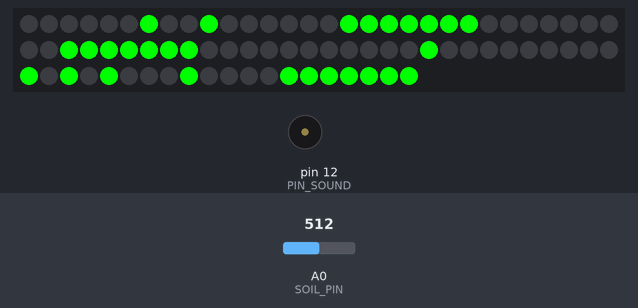
The sketch below on a simulated Arduino Uno, built with avr-gcc and run on an emulated ATmega328P. Shown: 80 RGB LEDs in strip order, left to right, continuing on the next row, buzzer (waves = sounding). The inputs (shaded band) are chosen by the test bench; at power-on: A0 (SOIL_PIN) = 512.

Above: at 18.0 s.
18.1 s: A0 (SOIL_PIN) set to 716
At 20.7 s:
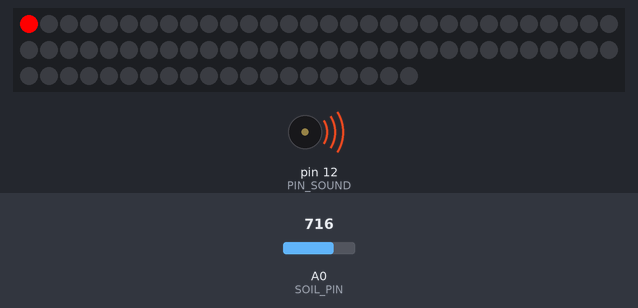
At 23.2 s:
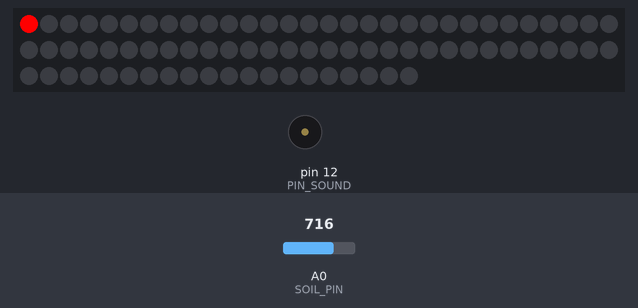
33.1 s: A0 (SOIL_PIN) set to 511
At 45.6 s:
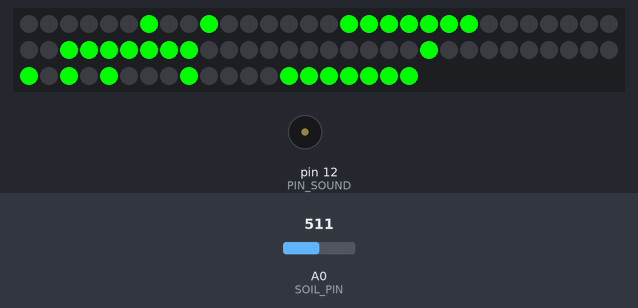
Timing chart, 0 to 47.1 s (numbered marks = the images above; inputs shaded):
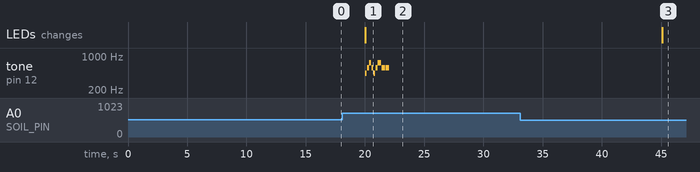

The sketch:

sketch_jul22a.ino
```cpp
#include <FastLED.h>

#define IMDVerse

const int SOIL_PIN = A0;

#define PIN_SOUND 12
const int freq[4] = {440, 580, 650, 720};

#define LED_PIN     7
#define NUM_LEDS    80
CRGB leds[NUM_LEDS];

/*
 * Soil measure config variables
 */
const int AirValue = 620;
const int WaterValue = 310;

/*
 * Defines how much percent each led in the strip represents
 */
const float LED_PERCENT_VALUE = 100 / NUM_LEDS;

const int soilUrgent = 10;
const int soilDry = 20;
const int soilTooWet = 70;

/*
 * Reprents led indices to draw the pil pattern
 */
const int pilLEDPattern[28] =
{
  6,
  9,
  16,
  17,
  18,
  19,
  20,
  21,
  22,
  32,
  33,
  34,
  35,
  36,
  37,
  38,
  50,
  60,
  62,
  64,
  68,
  73,
  74,
  75,
  76,
  77,
  78,
  79
};

/*
 * Draws the PIL led pattern onto the matrix
 */
void drawPIL()
{
   for(int i = 0; i < sizeof(pilLEDPattern) / sizeof(pilLEDPattern[0]); i++) leds[pilLEDPattern[i]] = CRGB(0, 255, 0);
}


void alertSound(){
   playTone(freq[0], 150, 30);
   playTone(freq[1], 150, 30);
   playTone(freq[3], 150, 30);
   playTone(freq[1], 150, 30);
   playTone(freq[0], 150, 30);
   playTone(freq[1], 150, 30);
   playTone(freq[3], 300, 30);
   playTone(freq[1], 300, 30);
   playTone(freq[1], 300, 30);
   delay(3000);
}

void playTone(int toneFrequency, int delayTime, int pauseTime)
{
    tone(PIN_SOUND, toneFrequency);
    delay(delayTime);
    noTone(PIN_SOUND);
    delay(pauseTime);
}

void setup() {
  Serial.begin(9600); // open serial port, set the baud rate to 9600 bps
  FastLED.addLeds<WS2812, LED_PIN, GRB>(leds, NUM_LEDS);
}

void loop() {
  const int soilmoisturepercent = map(analogRead(SOIL_PIN), AirValue, WaterValue, 0, 100);
  FastLED.clear(true);
  int ledsPercentActive = 0;
  //Zustände: Rot soilThreeshold <35, Grün  35-52, Blau >52
  if (soilmoisturepercent <= soilDry){
    for (int i = 0; i <= NUM_LEDS; i++) {
      ledsPercentActive += LED_PERCENT_VALUE;
      leds[i] = CRGB(255,  0,   0);
      if(ledsPercentActive > soilmoisturepercent) break;
    }
  }
  #ifdef IMDVerse
  else if (soilmoisturepercent > soilDry && soilmoisturepercent <= soilTooWet) drawPIL();

  #else
  else if (soilmoisturepercent > soilDry && soilmoisturepercent <= soilTooWet){
    for (int i = 0; i <= NUM_LEDS; i++) {
      ledsPercentActive += LED_PERCENT_VALUE;
      leds[i] = CRGB(0,  255,   0);
      if(ledsPercentActive > soilmoisturepercent) break;
    }
  }
  #endif
  else if (soilmoisturepercent > soilTooWet){
    for (int i = 0; i <= NUM_LEDS; i++) {
      ledsPercentActive += LED_PERCENT_VALUE;
      leds[i] = CRGB(0,  0,   255);
      if(ledsPercentActive > soilmoisturepercent) break;
    }
  }
  FastLED.show();
  if(soilmoisturepercent < soilUrgent) alertSound();

  delay(20000);
}
```

Measured:
- after the input at 18.1 s, tone on pin 12 (PIN_SOUND): plays 440 Hz for 0.15 s, 580 Hz for 0.15 s, 720 Hz for 0.15 s, 580 Hz for 0.15 s, 440 Hz for 0.15 s, 580 Hz for 0.15 s … (9 notes in this stretch), starting after 1.9 s; the LEDs: change after 1.9 s (image 1)
- after the input at 33.1 s, tone on pin 12 (PIN_SOUND): stops changing and stays silent; the LEDs: change after 12.0 s (image 3)
